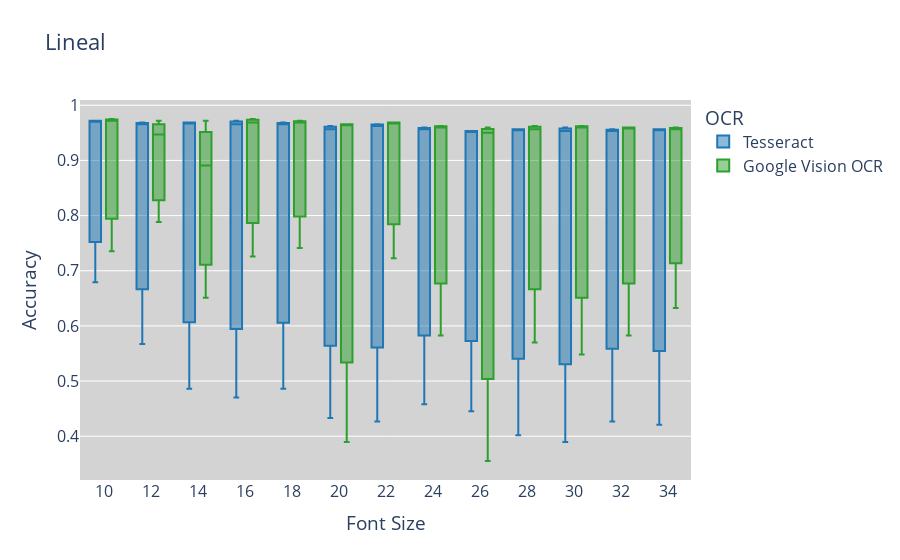

This figure's notebook cell:
### Code cell
lineal_df = merged_df[(merged_df['vox_atypl'] == 'lineal') & (merged_df['underlined'] == False)]

# Melting the DataFrame to long format
df_melted = lineal_df.melt(id_vars=['font_size'], value_vars=['accuracy_ts', 'accuracy_gv'],
                            var_name='accuracy_type', value_name='accuracy_value')

# Create the plot using Plotly
fig = px.box(df_melted, x='font_size', y='accuracy_value', color='accuracy_type',
             color_discrete_map={'accuracy_ts': '#1f77b4', 'accuracy_gv': '#2ca02c'},
             title='Lineal')


# Define custom x-tick labels
custom_labels = {str(font_size): f'{font_size}' for font_size in df_melted['font_size'].unique()}

# Update x-ticks
fig.update_xaxes(
    tickvals=list(custom_labels.keys()), 
    ticktext=list(custom_labels.values())
)

# Update the traces to modify the legend names
fig.update_traces(
    selector=dict(name='accuracy_ts'),
    name='Tesseract'
)
fig.update_traces(
    selector=dict(name='accuracy_gv'),
    name='Google Vision OCR'
)


# Update the background colors
fig.update_layout(
    plot_bgcolor='lightgray',  # Background color of the plot area
    paper_bgcolor='white',  # Background color of the entire figure
    xaxis_title='Font Size',
    font=dict(size=16),
    yaxis_title='Accuracy',
    legend_title_text='OCR'
)

# Show the plot
fig.show()

### Figure 1 — Plotly figure (JSON) as saved in the notebook; plotly's stock layout.template omitted (floating-point values rounded to 4 significant figures)
{"data": [{"alignmentgroup": "True", "hovertemplate": "accuracy_type=accuracy_ts<br>font_size=%{x}<br>accuracy_value=%{y}<extra></extra>", "legendgroup": "accuracy_ts", "marker": {"color": "#1f77b4"}, "name": "Tesseract", "notched": false, "offsetgroup": "accuracy_ts", "orientation": "v", "showlegend": true, "type": "box", "x": [10, 12, 14, 16, 18, 20, 22, 24, 26, 28, 30, 32, 34, 10, 12, 14, 16, 18, 20, 22, 24, 26, 28, 30, 32, 34, 10, 12, 14, 16, 18, 20, 22, 24, 26, 28, 30, 32, 34], "x0": " ", "xaxis": "x", "y": [0.972, 0.9688, 0.9688, 0.9657, 0.9688, 0.9564, 0.9657, 0.9564, 0.9533, 0.9564, 0.9533, 0.9533, 0.9564, 0.972, 0.9657, 0.9688, 0.972, 0.9657, 0.9626, 0.9626, 0.9595, 0.9533, 0.9564, 0.9595, 0.9564, 0.9564, 0.6791, 0.567, 0.486, 0.4704, 0.486, 0.433, 0.4268, 0.4579, 0.4455, 0.4019, 0.3894, 0.4268, 0.4206], "y0": " ", "yaxis": "y"}, {"alignmentgroup": "True", "hovertemplate": "accuracy_type=accuracy_gv<br>font_size=%{x}<br>accuracy_value=%{y}<extra></extra>", "legendgroup": "accuracy_gv", "marker": {"color": "#2ca02c"}, "name": "Google Vision OCR", "notched": false, "offsetgroup": "accuracy_gv", "orientation": "v", "showlegend": true, "type": "box", "x": [10, 12, 14, 16, 18, 20, 22, 24, 26, 28, 30, 32, 34, 10, 12, 14, 16, 18, 20, 22, 24, 26, 28, 30, 32, 34, 10, 12, 14, 16, 18, 20, 22, 24, 26, 28, 30, 32, 34], "x0": " ", "xaxis": "x", "y": [0.9751, 0.972, 0.972, 0.9688, 0.972, 0.9657, 0.9688, 0.9626, 0.9595, 0.9626, 0.9595, 0.9595, 0.9595, 0.972, 0.947, 0.891, 0.9751, 0.9688, 0.9657, 0.9688, 0.9595, 0.9502, 0.9564, 0.9626, 0.9595, 0.9564, 0.7352, 0.7882, 0.6511, 0.7259, 0.7414, 0.3894, 0.7227, 0.5826, 0.3551, 0.5701, 0.5483, 0.5826, 0.6324], "y0": " ", "yaxis": "y"}], "layout": {"boxmode": "group", "font": {"size": 16}, "legend": {"title": {"text": "OCR"}, "tracegroupgap": 0}, "paper_bgcolor": "white", "plot_bgcolor": "lightgray", "title": {"text": "Lineal"}, "xaxis": {"anchor": "y", "domain": [0, 1], "ticktext": ["10", "12", "14", "16", "18", "20", "22", "24", "26", "28", "30", "32", "34"], "tickvals": ["10", "12", "14", "16", "18", "20", "22", "24", "26", "28", "30", "32", "34"], "title": {"text": "Font Size"}}, "yaxis": {"anchor": "x", "domain": [0, 1], "title": {"text": "Accuracy"}}}}
